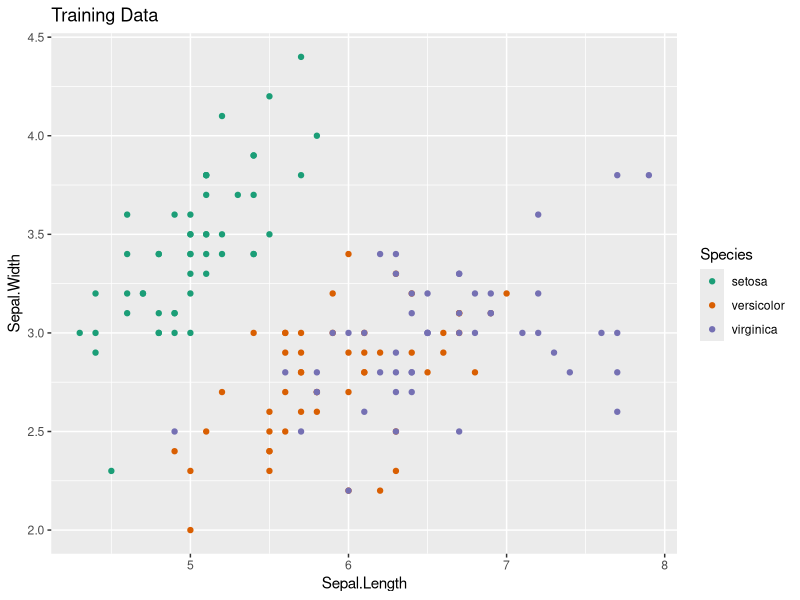
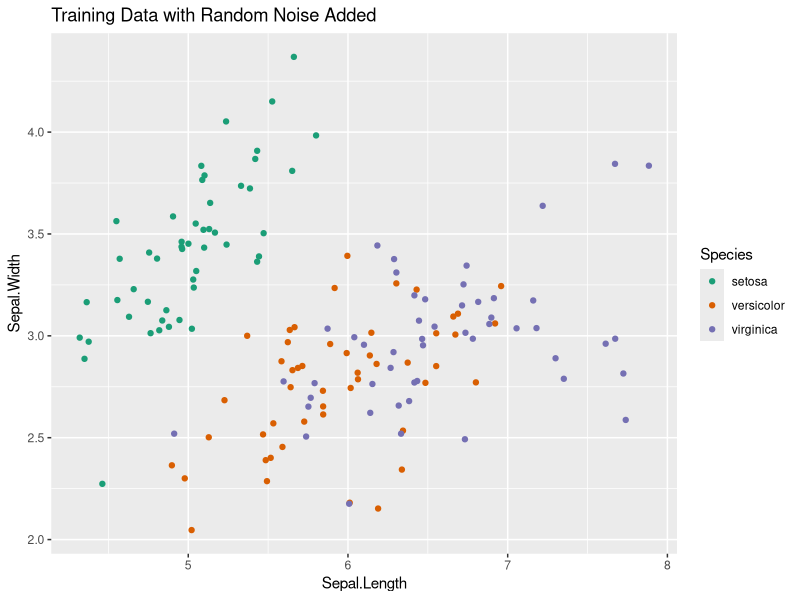
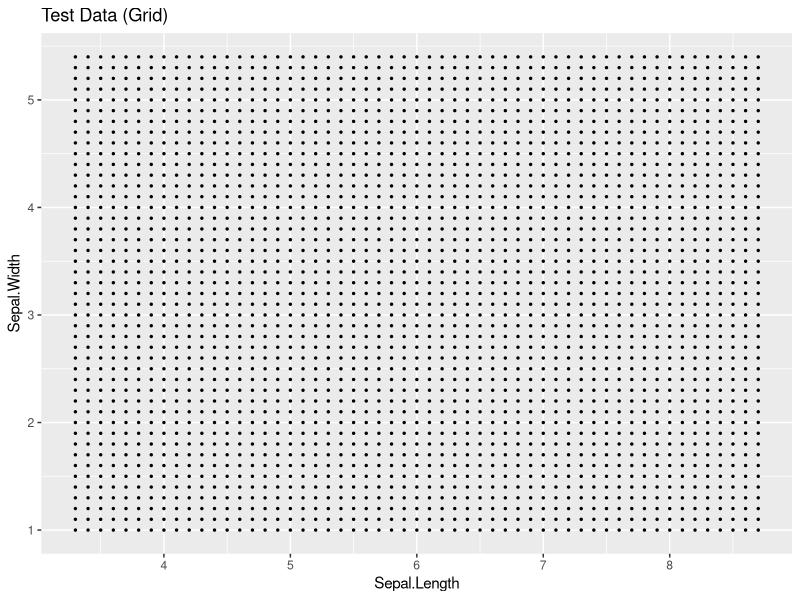
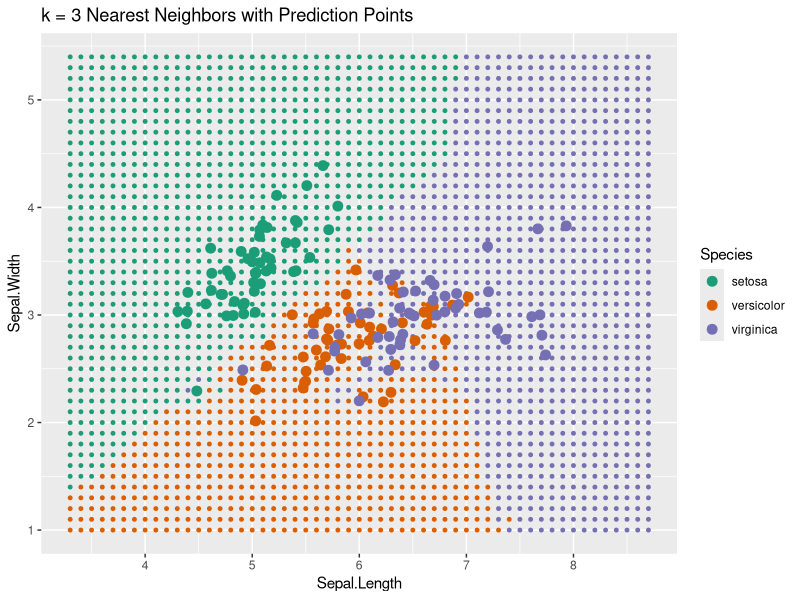
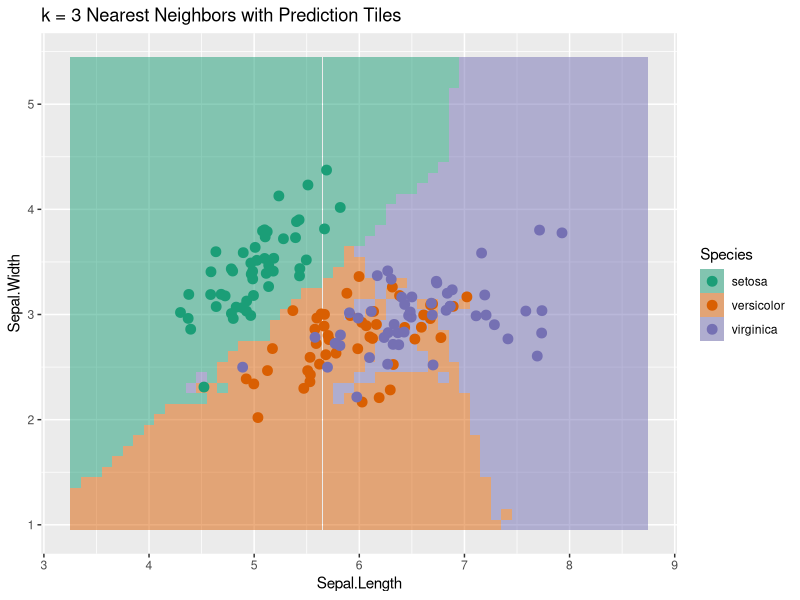
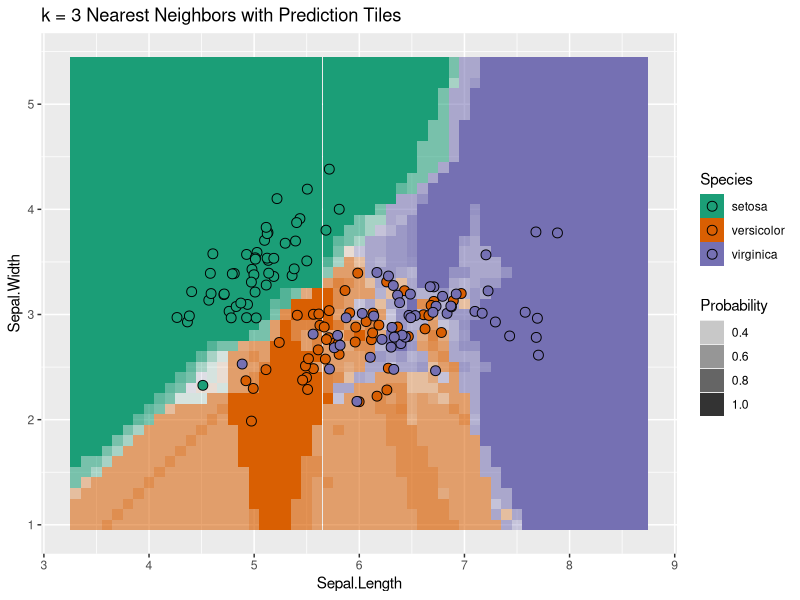

The R source for these figures, in order:
# Code based on: http://stackoverflow.com/questions/31234621/
library(tidyverse)
library(class)

# Color palette used for plotting points chosen from:
# http://colorbrewer2.org/#type=qualitative&scheme=Dark2&n=3
color_palette <- "Dark2"

# We set the random number generator seed value to get replicable randomness
set.seed(76)

# Load the iris data:
data("iris")
View(iris)

# Convert to tibble format and only select sepal predictors
iris <- iris %>%
  tbl_df() %>%
  select(Sepal.Length, Sepal.Width, Species)


# Define training set -----------------------------------------------------
# Let's use the entire iris data set as our train data
train <- iris
ggplot(train, aes(x=Sepal.Length, y=Sepal.Width, col=Species)) +
  geom_point() +
  scale_color_brewer(palette = color_palette) +
  labs(title="Training Data")

# Unfortunately there is a little overplotting. So we use geom_jitter to add a
# little random noise so we can see situations when points are plotted on top
# of each other:
ggplot(train, aes(x=Sepal.Length, y=Sepal.Width, col=Species)) +
  geom_jitter(width = 0.05, height = 0.05) +
  scale_color_brewer(palette = color_palette)  +
  labs(title="Training Data with Random Noise Added")



# Define test set ---------------------------------------------------------
# We'll define the test set to be a grid of values that encompasses the range
# of both sepal length and width

# Actual range of values:
range(train$Sepal.Length)
# Desired grid width:
range(train$Sepal.Length) + c(-1, 1)

# Actual range of values:
range(train$Sepal.Width)
# Desired grid width:
range(train$Sepal.Width) + c(-1, 1)

# We define our grid using expand.grid(). We will make predictions for each of
# these points
test <- expand.grid(
  Sepal.Length = seq(3.3, 8.7, by=0.1),
  Sepal.Width = seq(1, 5.4, by=0.1)
) %>%
  tbl_df()

ggplot(test, aes(x=Sepal.Length, y=Sepal.Width)) +
  geom_point(size=0.5) +
  labs(title="Test Data (Grid)")




# Fit model & get predictions --------------------------------------------------
# Define number of neighbors:
num_neigh <- 3

# Assign categorical outcome variable:
classifications <- train$Species

# Note the training data and test data inputs to knn() have to be the same size
# and just be the predictor variables
train_input <- train %>%
  select(Sepal.Length, Sepal.Width)
test_input <- test %>%
  select(Sepal.Length, Sepal.Width)

# Fit model:
model_knn <-
  class::knn(train=train_input, test=test_input, cl=classifications, k = num_neigh, prob=TRUE)

# Add predictions and probabilities to test set
test <- test %>%
  mutate(
    Species = model_knn,
    Probability = attr(model_knn, "prob")
)




# Basic plots ------------------------------------------------------------
# The larger points represent the training data, the smaller points the
# test data (i.e. the grid)
ggplot(test, aes(x=Sepal.Length, y=Sepal.Width, col=Species)) +
  geom_point(size=1) +
  geom_jitter(data=train, size=3) +
  scale_color_brewer(palette = color_palette)  +
  labs(title=paste("k =", num_neigh, "Nearest Neighbors with Prediction Points"))

# The following is the same plot as above, but using geom_tile() instead of
# geom_point() to denote the prediction for each grid point:
ggplot(test, aes(x=Sepal.Length, y=Sepal.Width)) +
  geom_tile(aes(fill=Species), alpha=0.5) +
  geom_jitter(data=train, aes(col=Species), size=3) +
  scale_fill_brewer(palette = color_palette)  +
  scale_color_brewer(palette = color_palette)  +
  labs(title=paste("k =", num_neigh, "Nearest Neighbors with Prediction Tiles"))



# Plots that incorporate uncertainty --------------------------------------
# The above isn't great. I like the following plot most. Note the training set
# data are denoted with points with:
# -shape=21 are points with an outline color and a fill color
# -stroke controls the size of the outline
ggplot(test, aes(x=Sepal.Length, y=Sepal.Width)) +
  geom_tile(aes(fill=Species, alpha=Probability)) +
  geom_jitter(data=train, aes(fill=Species), size=3, shape=21, stroke=0.5) +
  scale_fill_brewer(palette = color_palette)  +
  labs(title=paste("k =", num_neigh, "Nearest Neighbors with Prediction Tiles"))